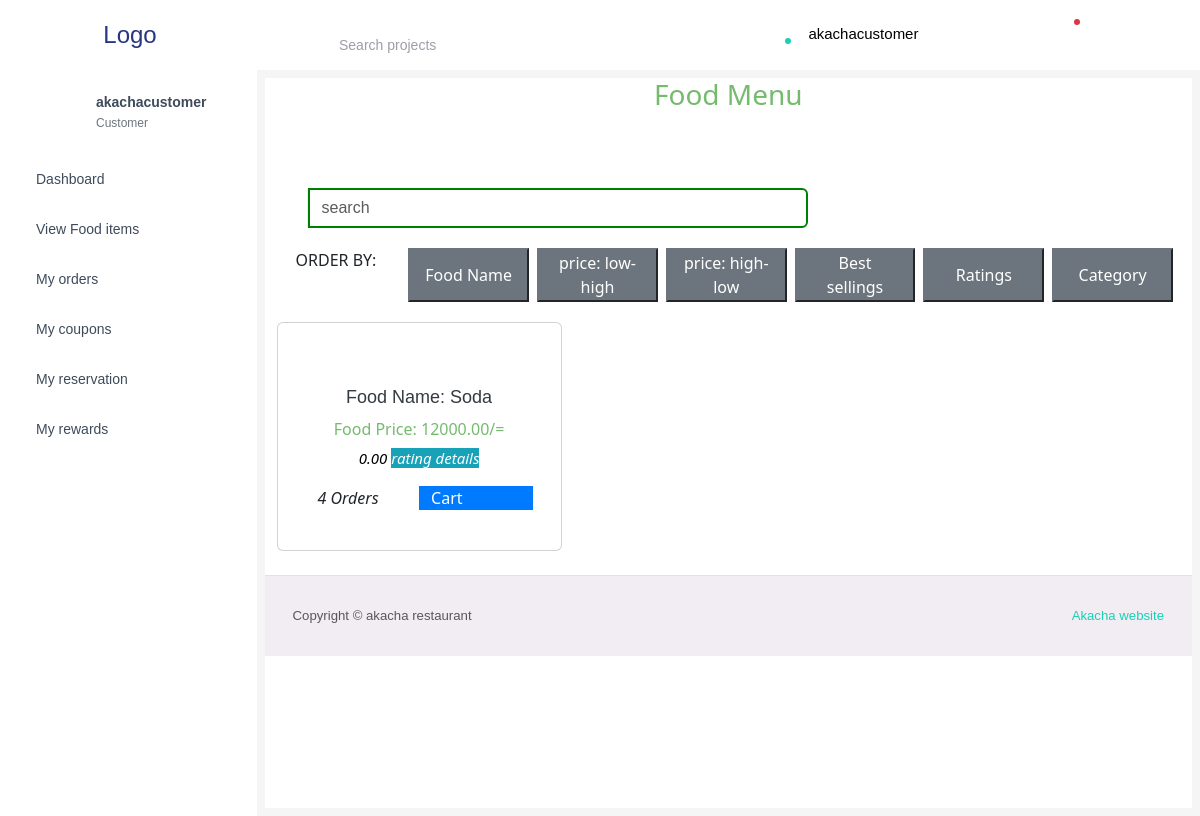
Page /manage_menu_item (signed in) on the earlier database version.
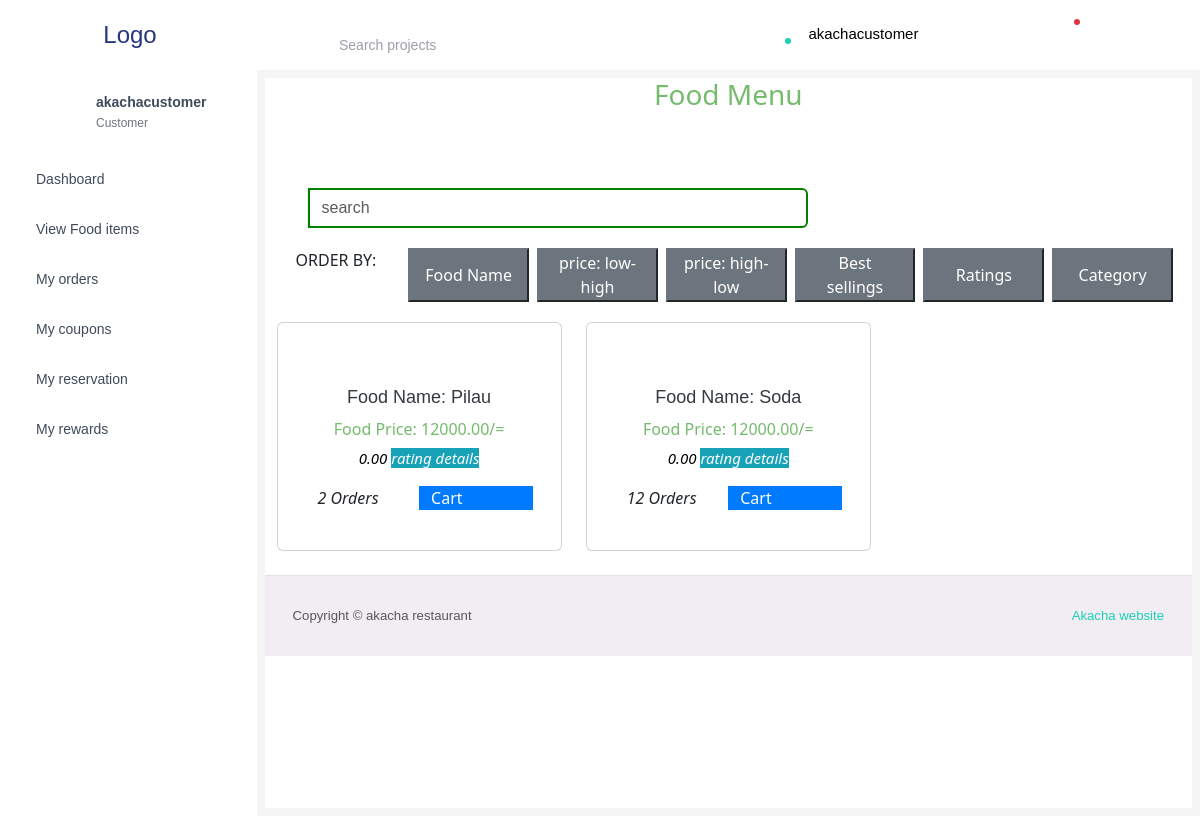
Same page on the later database version.
### hotelmanagement/models.py (models this page shows, shortened)
class CustomUser(AbstractUser):
    id = models.AutoField(primary_key=True)
    profile = CloudinaryField("image")
    user_type = models.ForeignKey(User_type, on_delete=models.SET_NULL, null=True, default=None)
    is_active = models.BooleanField(default=True)
    customer_profit = models.DecimalField(decimal_places = 2, max_digits = 12, default=0.00)

class User_type(models.Model):
    id = models.AutoField(primary_key=True)
    user_type = models.CharField(max_length=50)
    def __str__(self):
        return self.user_type

class MenuItem(models.Model):
    id = models.AutoField(primary_key=True)
    category = models.ForeignKey(MenuCategory, on_delete=models.CASCADE)
    name = models.CharField(max_length=255)
    description = models.TextField()
    price = models.DecimalField(decimal_places = 2, max_digits = 12)
    average_rating = models.DecimalField(max_digits=3, decimal_places=2, default=0.0)
    ingredient_cost = models.DecimalField(decimal_places = 2, max_digits = 12, default = 0.0)
    item_profit = models.DecimalField(decimal_places = 2, max_digits = 12, default = 0.0)
    orders_number = models.IntegerField(default = 0)

### hotelmanagement/views.py (the view)
# urls.py: path("manage_menu_item", views.manage_menu_item, name="manage_menu_item"),
def manage_menu_item(request):
    menuItems = MenuItem.objects.all().order_by('-name')
    menu_items = []
    for menuitem in menuItems:
        primary_image = MenuImage.objects.filter(menu_item=menuitem).first()
        menu_items.append({
            'menuitems': menuitem,
            'menuimage': primary_image
        })
    categories = MenuCategory.objects.all()
    tables = Table.objects.all()
    return render(request, f"{user_validator(request)}/manage_menu_item.html",
                  {'menu_items': menu_items, 'tables': tables, 'menucategories': categories})

### hotelmanagement/processor.py (called while the page is built)
def user_type_list(request):
    user_type = User_type.objects.all()
    return {'user_types': user_type}

def message_analyser(request):
    try:
        if request.user.user_type.user_type == "Storekeeper":
            print(request.user.user_type)
            sys_messages = Messages.objects.filter(receiver_category=2, opened=False)
            return {"system_message": sys_messages}
        else:
            user = request.user
            messages = Messages.objects.filter(receiver_category=user.user_type, order__send=False)
            return {'messagess': messages}
    except:
        user_type = User_type.objects.all()
        return {'user_types': user_type}

### hotelmanagement/utils.py (called while the page is built)
def user_validator(request):
    if request.user.is_authenticated:
        user_type = request.user.user_type
        return user_type
    else:
        return redirect('login')

### templates/Customer/manage_menu_item.html (shortened to what this page needs)
{% extends 'Customer/base.html' %}
{% block content %}
<h3 style="text-align: center;">Food Menu</h3>
<div class="container">
  <div class="col">
    <div class="row justify-content-center mb-3">
      <div class="container mt-5">
        <div class="input-group col-sm">
          <div class="input-group-prepend m-0 p-0">
              <span class="input-group-text m-0 p-0"></span>
          </div>
          <input type="text" id="search-input" class="form-control" style="border: 2px green solid; max-width: 500px;" placeholder="search">
        </div>
      </div>
    </div>
    <div class="row mb-3">
      <div class="col m-1">ORDER BY: </div>
      <button id="order-by-name-button" class="btn-secondary col m-1">Food Name</button>
      <button id="order-by-price-low-high-button" class="btn-secondary col m-1">price: low-high</button>
      <button id="order-by-price-high-low-button" class="btn-secondary col m-1">price: high-low</button>
      <button id="order-by-best-selling-button" class="btn-secondary col m-1">Best sellings</button>
      <button id="order-by-ratings-button" class="btn-secondary col m-1">Ratings</button>
      <button id="order-by-category-button" class="btn-secondary col m-1">Category</button>
    </div>
  </div>
 <div class="row" id="menu-items-container">
    {% for menu_item in menu_items %}
    <div class="col-md-4">
        <div class="card mb-4">
            {% if menu_item.menuimage.image %}
            <a href="{% url 'menu_item_description' menu_item.menuitems.id %}">
            </a>
            {% endif %}
            <div class="card-body">
                <h5 class="card-title">Food Name: {{menu_item.menuitems.name}}</h5>
                <h6 class="card-text">Food Price: {{menu_item.menuitems.price}}/=</h6>
                <div class="star-ratings">
                  <span class="stars" data-rating="{{ menu_item.menuitems.average_rating }}">
                    <p class="text-black text-center">
                      <i class="">{{menu_item.menuitems.average_rating}}</i>
                      <i class="btn-info"><a class = "text-white ajax-link" href="{% url 'menu_item_description' menu_item.menuitems.id %}">rating details</a></i>
                    </p>
                  </span>
              </div>
              <div class="row">
                <i class=" col">{{menu_item.menuitems.orders_number}} Orders</i>
                <a href="{% url 'cart' menu_item.menuitems.id%}" class="update-button col btn-primary">Cart</a>
              </div>
            </div>
        </div>
    </div>
    </div>
    {%endfor%}
</div>
{%endblock%}

### templates/Customer/base.html
{% extends 'links.html' %}
{% block links %}
{% include 'Customer/side_bar.html'%}
{% endblock links %}

### templates/links.html (shortened to what this page needs)
{% extends 'default.html' %}
{% block default %}
<!DOCTYPE html>
<html lang="en">
  <head>
    {% load static %}
    <link rel="stylesheet" href="{% static 'style.css'%}">
    <link rel="stylesheet" href="https://cdn.materialdesignicons.com/5.9.55/css/materialdesignicons.min.css">
    <link rel="stylesheet" href="https://use.fontawesome.com/releases/v6.1.2/css/all.min.css">
    <link rel="stylesheet" href="https://maxcdn.bootstrapcdn.com/bootstrap/4.0.0/css/bootstrap.min.css">
    <link rel="stylesheet" href="https://cdn.jsdelivr.net/npm/bootstrap@5.3.2/dist/css/bootstrap.min.css">
    <link rel="stylesheet" href="{% static 'mystyle.css' %}" />
    <link rel="stylesheet" href="https://unpkg.com/leaflet/dist/leaflet.css" />
  </head>
  <body>
    <div class="container-scroller m-0">
        {% include 'navigation.html'%}
        <div class="page-body-wrapper m-0" style="background-color: whitesmoke;" >
        {% block links %}
        {% endblock links %}
        <div class="main-panel m-2" style="background-color: white;">
            <div id = "">
            {% block content%}
            {%endblock content%}
            </div>
            {% include 'footer.html' with user=user id=id %}
        </div>
        </div>
        </div>
  </body>
</html>
{% endblock%}

### templates/default.html (shortened to what this page needs)
<!DOCTYPE html>
<html lang="en">
  <head>
  </head>
  <body>
    <div id="main-content">
        {% block default %}
        {% endblock default %}
    </div>
  </body>
</html>

### templates/navigation.html (shortened to what this page needs)
<!DOCTYPE html>
<html lang="en">
  <head>
    {% load static %}
    <link rel="stylesheet" href="{% static 'mystyle.css' %}" />
  </head>
  <body>
    <nav class="navbar default-layout-navbar col-lg-12 col-12 p-0 fixed-top d-flex flex-row">
      <div class="text-center navbar-brand-wrapper d-flex align-items-center justify-content-center">
        <a class="navbar-brand brand-logo" href="{% url 'home' %}">Logo</a>
      </div>
      <div class="navbar-menu-wrapper d-flex align-items-stretch">
        <button class="navbar-toggler navbar-toggler align-self-center" type="button" data-toggle="minimize"></button>
        <div class="search-field d-none d-md-block">
          <form class="d-flex align-items-center h-100" action="#">
            <div class="input-group">
              <div class="input-group-prepend bg-transparent">
                <i class="input-group-text border-0 mdi mdi-magnify"></i>
              </div>
              <input type="text" class="form-control bg-transparent border-0" placeholder="Search projects" />
            </div>
          </form>
        </div>
        <ul class="navbar-nav navbar-nav-right">
          <li class="nav-item nav-profile dropdown">
            <button class="nav-link dropdown-toggle" id="profileDropdown" href="#" data-bs-toggle="dropdown" aria-expanded="false">
              <div class="nav-profile-img">
                <span class="availability-status online"></span>
              </div>
              <div class="nav-profile-text">
                <p class="mb-1 text-black">{{ user.username }}</p>
              </div>
            </button>
          </li>
          <li class="nav-item d-none d-lg-block full-screen-link">
          </li>
          <li class="nav-item dropdown">
          </li>
          <li class="nav-item dropdown">
            <a class="nav-link count-indicator dropdown-toggle" id="notificationDropdown" href="#" data-bs-toggle="dropdown">
              <span class="count-symbol bg-danger"></span>
            </a>
          </li>
          <li class="nav-item nav-logout d-none d-lg-block">
          </li>
          <li class="nav-item nav-settings d-none d-lg-block">
          </li>
        </ul>
      </div>
    </nav>
  </body>
</html>

### templates/Customer/side_bar.html (shortened to what this page needs)
<nav class="sidebar sidebar-offcanvas" id="sidebar">
  <ul class="nav">
    <li class="nav-item nav-profile">
      <a href="{% url 'home' %}" class="ajax-link nav-link" >
        <div class="nav-profile-image">
        </div>
        <div class="nav-profile-text d-flex flex-column">
          <span class="font-weight-bold mb-2">{{ user.username }}</span>
          <span class="text-secondary text-small">{{ user.user_type }}</span>
        </div>
      </a>
    </li>
    <li class="nav-item">
      <a class="ajax-link nav-link "  data-toggle="minimize" href="{% url 'home' %}">
        <span class="menu-title" >Dashboard</span>
      </a>
    </li>
    <li class="nav-item">
      <a class="ajax-link nav-link "   href="{% url 'manage_menu_item'%}">
        <span class="menu-title">View Food items</span>
      </a>
    </li>
    <li class="nav-item">
      <a class="ajax-link nav-link "  href="{% url 'my_order'%}">
        <span class="menu-title">My orders</span>
      </a>
    </li>
    <li class="nav-item">
      <a class="ajax-lin nav-link "  href="{% url 'my_cupon'%}">
        <span class="menu-title">My coupons</span>
      </a>
    </li>
    <li class="nav-item">
      <a class="ajax-link nav-link "  href="#">
        <span class="menu-title">My reservation</span>
      </a>
    </li>
    <li class="nav-item">
      <a class="ajax-link nav-link "  href="#">
        <span class="menu-title">My rewards</span>
      </a>
    </li>
  </ul>
</nav>

### templates/footer.html
<footer class="footer">
    <div class="container-fluid d-flex justify-content-between">
      <span class="text-muted d-block text-center text-sm-start d-sm-inline-block">Copyright © akacha restaurant</span>
      <span class="float-none float-sm-end mt-1 mt-sm-0 text-end"><a href="www.akachrestaurant.com" target="_blank">Akacha website</a></span>
    </div>
</footer>

### static/mystyle.css (style rules this page uses)
h1, h2, h3, h4, h5, h6 { color: #75bb6d; text-align: center; }
a { text-decoration: none; }
.input-group { margin-top: 20px; position: relative; }
input { padding: 10px; font-size: 16px; width: 300px; border: none; border-bottom: 2px solid #3498db; outline: none; transition: border-bottom 0.3s ease-out; }
input:focus, input:not(:placeholder-shown) { border-bottom: 2px solid #e74c3c; }
@media screen and (min-width: 768px) { .flex-row { flex-direction: row; flex-wrap: wrap; } }
@media screen and (min-width: 768px) { .input-group { margin-right: 20px; } }

Differences in the rows shown:
added MenuItem: menuitems.name "Pilau", menuitems.price "12000.00", menuitems.average_rating "0.00", menuitems.orders_number "2"
changed MenuItem "Soda": menuitems.orders_number "4" → "12"
